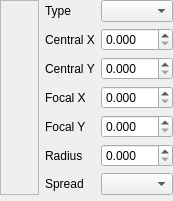
<ui version="4.0" >
 <comment>*********************************************************************
**
** Copyright (C) 1992-$THISYEAR$ $TROLLTECH$. All rights reserved.
**
** This file is part of the $MODULE$ of the Qt Toolkit.
**
** $TROLLTECH_DUAL_LICENSE$
**
** This file is provided AS IS with NO WARRANTY OF ANY KIND, INCLUDING THE
** WARRANTY OF DESIGN, MERCHANTABILITY AND FITNESS FOR A PARTICULAR PURPOSE.
**
*********************************************************************</comment>
 <class>QtGradientEditor</class>
 <widget class="QWidget" name="QtGradientEditor" >
  <property name="geometry" >
   <rect>
    <x>0</x>
    <y>0</y>
    <width>173</width>
    <height>195</height>
   </rect>
  </property>
  <property name="windowTitle" >
   <string>Form</string>
  </property>
  <layout class="QGridLayout" >
   <property name="margin" >
    <number>0</number>
   </property>
   <property name="spacing" >
    <number>6</number>
   </property>
   <item row="2" column="0" colspan="3" >
    <widget class="QtGradientStopsEditor" name="gradientStopsEditor" >
     <property name="sizePolicy" >
      <sizepolicy>
       <hsizetype>13</hsizetype>
       <vsizetype>0</vsizetype>
       <horstretch>0</horstretch>
       <verstretch>0</verstretch>
      </sizepolicy>
     </property>
    </widget>
   </item>
   <item row="1" column="1" colspan="2" >
    <widget class="QStackedWidget" name="stackedWidget" >
     <property name="currentIndex" >
      <number>1</number>
     </property>
     <widget class="QWidget" name="linearPage" >
      <layout class="QGridLayout" >
       <property name="margin" >
        <number>0</number>
       </property>
       <property name="spacing" >
        <number>6</number>
       </property>
       <item row="0" column="0" >
        <widget class="QLabel" name="label_12" >
         <property name="text" >
          <string>Start X</string>
         </property>
        </widget>
       </item>
       <item row="1" column="0" >
        <widget class="QLabel" name="label_10" >
         <property name="text" >
          <string>Start Y</string>
         </property>
        </widget>
       </item>
       <item row="2" column="0" >
        <widget class="QLabel" name="label_13" >
         <property name="text" >
          <string>Final X</string>
         </property>
        </widget>
       </item>
       <item row="3" column="0" >
        <widget class="QLabel" name="label_11" >
         <property name="text" >
          <string>Final Y</string>
         </property>
        </widget>
       </item>
       <item row="5" column="1" >
        <spacer>
         <property name="orientation" >
          <enum>Qt::Vertical</enum>
         </property>
         <property name="sizeHint" >
          <size>
           <width>20</width>
           <height>0</height>
          </size>
         </property>
        </spacer>
       </item>
       <item row="4" column="1" >
        <widget class="QComboBox" name="spreadLinearComboBox" />
       </item>
       <item row="4" column="0" >
        <widget class="QLabel" name="label_9" >
         <property name="text" >
          <string>Spread</string>
         </property>
        </widget>
       </item>
       <item row="3" column="1" >
        <widget class="QtDoubleSpinBox" name="endLinearYSpinBox" >
         <property name="decimals" >
          <number>3</number>
         </property>
         <property name="maximum" >
          <double>1</double>
         </property>
         <property name="singleStep" >
          <double>0.01</double>
         </property>
        </widget>
       </item>
       <item row="2" column="1" >
        <widget class="QtDoubleSpinBox" name="endLinearXSpinBox" >
         <property name="decimals" >
          <number>3</number>
         </property>
         <property name="maximum" >
          <double>1</double>
         </property>
         <property name="singleStep" >
          <double>0.01</double>
         </property>
        </widget>
       </item>
       <item row="1" column="1" >
        <widget class="QtDoubleSpinBox" name="startLinearYSpinBox" >
         <property name="decimals" >
          <number>3</number>
         </property>
         <property name="maximum" >
          <double>1</double>
         </property>
         <property name="singleStep" >
          <double>0.01</double>
         </property>
        </widget>
       </item>
       <item row="0" column="1" >
        <widget class="QtDoubleSpinBox" name="startLinearXSpinBox" >
         <property name="decimals" >
          <number>3</number>
         </property>
         <property name="maximum" >
          <double>1</double>
         </property>
         <property name="singleStep" >
          <double>0.01</double>
         </property>
        </widget>
       </item>
      </layout>
     </widget>
     <widget class="QWidget" name="radialPage" >
      <layout class="QGridLayout" >
       <property name="margin" >
        <number>0</number>
       </property>
       <property name="spacing" >
        <number>6</number>
       </property>
       <item row="1" column="0" >
        <widget class="QLabel" name="label_14" >
         <property name="text" >
          <string>Central Y</string>
         </property>
        </widget>
       </item>
       <item row="2" column="0" >
        <widget class="QLabel" name="label_17" >
         <property name="text" >
          <string>Focal X</string>
         </property>
        </widget>
       </item>
       <item row="3" column="0" >
        <widget class="QLabel" name="label_15" >
         <property name="text" >
          <string>Focal Y</string>
         </property>
        </widget>
       </item>
       <item row="0" column="1" >
        <widget class="QtDoubleSpinBox" name="centralRadialXSpinBox" >
         <property name="decimals" >
          <number>3</number>
         </property>
         <property name="maximum" >
          <double>1</double>
         </property>
         <property name="singleStep" >
          <double>0.01</double>
         </property>
        </widget>
       </item>
       <item row="1" column="1" >
        <widget class="QtDoubleSpinBox" name="centralRadialYSpinBox" >
         <property name="decimals" >
          <number>3</number>
         </property>
         <property name="maximum" >
          <double>1</double>
         </property>
         <property name="singleStep" >
          <double>0.01</double>
         </property>
        </widget>
       </item>
       <item row="2" column="1" >
        <widget class="QtDoubleSpinBox" name="focalRadialXSpinBox" >
         <property name="decimals" >
          <number>3</number>
         </property>
         <property name="maximum" >
          <double>1</double>
         </property>
         <property name="singleStep" >
          <double>0.01</double>
         </property>
        </widget>
       </item>
       <item row="3" column="1" >
        <widget class="QtDoubleSpinBox" name="focalRadialYSpinBox" >
         <property name="decimals" >
          <number>3</number>
         </property>
         <property name="maximum" >
          <double>1</double>
         </property>
         <property name="singleStep" >
          <double>0.01</double>
         </property>
        </widget>
       </item>
       <item row="4" column="0" >
        <widget class="QLabel" name="label_7" >
         <property name="text" >
          <string>Radius</string>
         </property>
        </widget>
       </item>
       <item row="4" column="1" >
        <widget class="QtDoubleSpinBox" name="radiusRadialSpinBox" >
         <property name="decimals" >
          <number>3</number>
         </property>
         <property name="maximum" >
          <double>2</double>
         </property>
         <property name="singleStep" >
          <double>0.01</double>
         </property>
        </widget>
       </item>
       <item row="5" column="0" >
        <widget class="QLabel" name="label_20" >
         <property name="text" >
          <string>Spread</string>
         </property>
        </widget>
       </item>
       <item row="5" column="1" >
        <widget class="QComboBox" name="spreadRadialComboBox" />
       </item>
       <item row="6" column="1" >
        <spacer>
         <property name="orientation" >
          <enum>Qt::Vertical</enum>
         </property>
         <property name="sizeHint" >
          <size>
           <width>20</width>
           <height>0</height>
          </size>
         </property>
        </spacer>
       </item>
       <item row="0" column="0" >
        <widget class="QLabel" name="label_16" >
         <property name="text" >
          <string>Central X</string>
         </property>
        </widget>
       </item>
      </layout>
     </widget>
     <widget class="QWidget" name="conicalPage" >
      <layout class="QGridLayout" >
       <property name="margin" >
        <number>0</number>
       </property>
       <property name="spacing" >
        <number>6</number>
       </property>
       <item row="1" column="0" >
        <widget class="QLabel" name="label_18" >
         <property name="text" >
          <string>Central Y</string>
         </property>
        </widget>
       </item>
       <item row="0" column="0" >
        <widget class="QLabel" name="label_19" >
         <property name="text" >
          <string>Central X</string>
         </property>
        </widget>
       </item>
       <item row="0" column="1" >
        <widget class="QtDoubleSpinBox" name="centralConicalXSpinBox" >
         <property name="decimals" >
          <number>3</number>
         </property>
         <property name="maximum" >
          <double>1</double>
         </property>
         <property name="singleStep" >
          <double>0.01</double>
         </property>
        </widget>
       </item>
       <item row="1" column="1" >
        <widget class="QtDoubleSpinBox" name="centralConicalYSpinBox" >
         <property name="decimals" >
          <number>3</number>
         </property>
         <property name="maximum" >
          <double>1</double>
         </property>
         <property name="singleStep" >
          <double>0.01</double>
         </property>
        </widget>
       </item>
       <item row="2" column="0" >
        <widget class="QLabel" name="label_4" >
         <property name="text" >
          <string>Angle</string>
         </property>
        </widget>
       </item>
       <item row="2" column="1" >
        <widget class="QtDoubleSpinBox" name="angleConicalSpinBox" >
         <property name="wrapping" >
          <bool>true</bool>
         </property>
         <property name="decimals" >
          <number>1</number>
         </property>
         <property name="maximum" >
          <double>360</double>
         </property>
         <property name="singleStep" >
          <double>1</double>
         </property>
        </widget>
       </item>
       <item row="3" column="1" >
        <spacer>
         <property name="orientation" >
          <enum>Qt::Vertical</enum>
         </property>
         <property name="sizeHint" >
          <size>
           <width>20</width>
           <height>0</height>
          </size>
         </property>
        </spacer>
       </item>
      </layout>
     </widget>
    </widget>
   </item>
   <item row="0" column="2" >
    <widget class="QComboBox" name="typeComboBox" />
   </item>
   <item row="0" column="1" >
    <widget class="QLabel" name="label_8" >
     <property name="text" >
      <string>Type</string>
     </property>
    </widget>
   </item>
   <item rowspan="2" row="0" column="0" >
    <widget class="QFrame" name="frame" >
     <property name="sizePolicy" >
      <sizepolicy>
       <hsizetype>7</hsizetype>
       <vsizetype>7</vsizetype>
       <horstretch>0</horstretch>
       <verstretch>0</verstretch>
      </sizepolicy>
     </property>
     <property name="frameShape" >
      <enum>QFrame::StyledPanel</enum>
     </property>
     <property name="frameShadow" >
      <enum>QFrame::Raised</enum>
     </property>
     <layout class="QVBoxLayout" >
      <property name="margin" >
       <number>0</number>
      </property>
      <property name="spacing" >
       <number>6</number>
      </property>
      <item>
       <widget class="QtGradientWidget" name="gradientWidget" />
      </item>
     </layout>
    </widget>
   </item>
  </layout>
 </widget>
 <customwidgets>
  <customwidget>
   <class>QtGradientStopsEditor</class>
   <extends>QFrame</extends>
   <header>qtgradientstopseditor.h</header>
  </customwidget>
  <customwidget>
   <class>QtGradientWidget</class>
   <extends>QFrame</extends>
   <header>qtgradientwidget.h</header>
  </customwidget>
  <customwidget>
   <class>QtDoubleSpinBox</class>
   <extends>QDoubleSpinBox</extends>
   <header>qtspinbox.h</header>
  </customwidget>
 </customwidgets>
 <tabstops>
  <tabstop>typeComboBox</tabstop>
  <tabstop>startLinearXSpinBox</tabstop>
  <tabstop>startLinearYSpinBox</tabstop>
  <tabstop>endLinearXSpinBox</tabstop>
  <tabstop>endLinearYSpinBox</tabstop>
  <tabstop>spreadLinearComboBox</tabstop>
  <tabstop>centralRadialXSpinBox</tabstop>
  <tabstop>centralRadialYSpinBox</tabstop>
  <tabstop>focalRadialXSpinBox</tabstop>
  <tabstop>focalRadialYSpinBox</tabstop>
  <tabstop>radiusRadialSpinBox</tabstop>
  <tabstop>spreadRadialComboBox</tabstop>
  <tabstop>centralConicalXSpinBox</tabstop>
  <tabstop>centralConicalYSpinBox</tabstop>
  <tabstop>angleConicalSpinBox</tabstop>
 </tabstops>
 <resources/>
 <connections/>
</ui>
